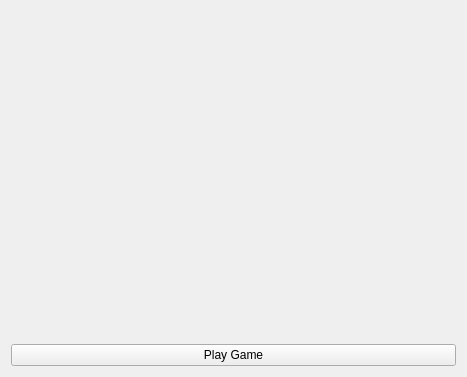
<?xml version="1.0" encoding="UTF-8"?>
<ui version="4.0">
 <class>MainWindow</class>
 <widget class="QMainWindow" name="MainWindow">
  <property name="geometry">
   <rect>
    <x>0</x>
    <y>0</y>
    <width>467</width>
    <height>377</height>
   </rect>
  </property>
  <property name="acceptDrops">
   <bool>false</bool>
  </property>
  <property name="windowTitle">
   <string>BlackJack C++ by Sani7</string>
  </property>
  <property name="autoFillBackground">
   <bool>true</bool>
  </property>
  <property name="styleSheet">
   <string notr="true">#centralWidget {
border-image: url(:/images/bg.jpg) 0 0 0 0 stretch stretch;
}</string>
  </property>
  <widget class="QWidget" name="centralWidget">
   <property name="autoFillBackground">
    <bool>false</bool>
   </property>
   <layout class="QGridLayout" name="gridLayout">
    <item row="1" column="0">
     <widget class="QPushButton" name="playButton">
      <property name="sizePolicy">
       <sizepolicy hsizetype="Expanding" vsizetype="Fixed">
        <horstretch>0</horstretch>
        <verstretch>0</verstretch>
       </sizepolicy>
      </property>
      <property name="text">
       <string>Play Game</string>
      </property>
     </widget>
    </item>
    <item row="0" column="0">
     <spacer name="verticalSpacer">
      <property name="orientation">
       <enum>Qt::Vertical</enum>
      </property>
      <property name="sizeHint" stdset="0">
       <size>
        <width>20</width>
        <height>40</height>
       </size>
      </property>
     </spacer>
    </item>
   </layout>
  </widget>
  <action name="actionQuit">
   <property name="text">
    <string>Quit</string>
   </property>
  </action>
 </widget>
 <layoutdefault spacing="6" margin="11"/>
 <resources/>
 <connections/>
</ui>
